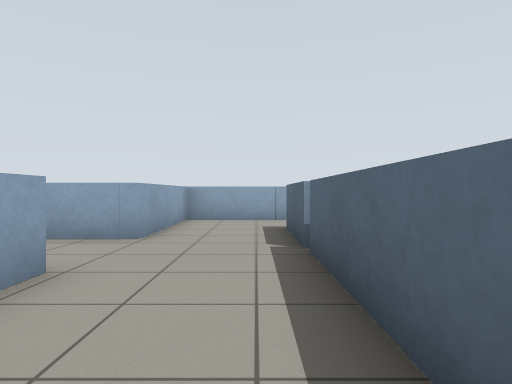
view 1 (above)

23 first-person views from a walk through a Gazebo world. The camera is 0.84 m above the floor, looks level and sees 75° across. The floor is counted in squares, 1 m on a side. Each view is taken from the middle of a square. On the plan, view 1 faces up. The plan holds only what a view shows up to about 11 squares ahead; the rest is blank.

view 2
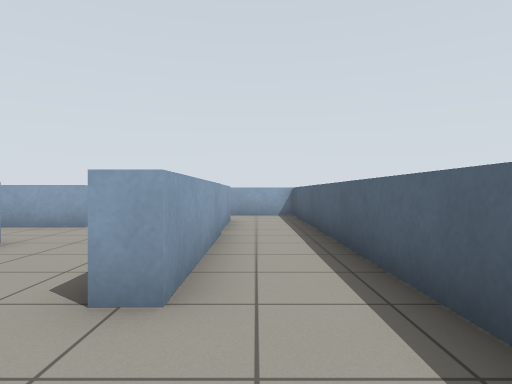

view 3
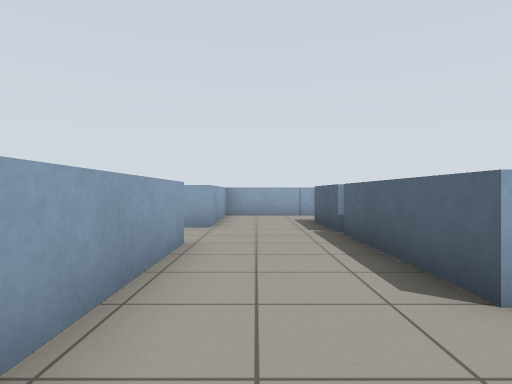

view 4
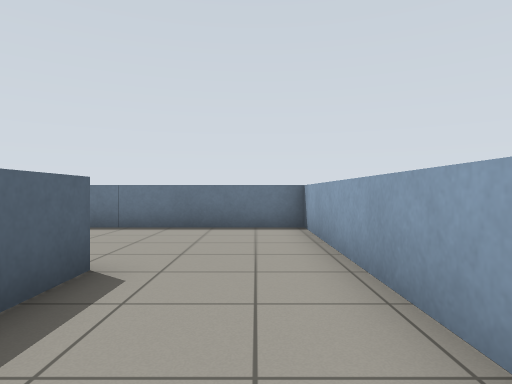

view 5
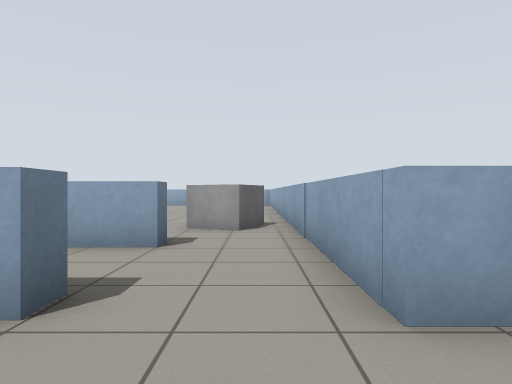

view 6
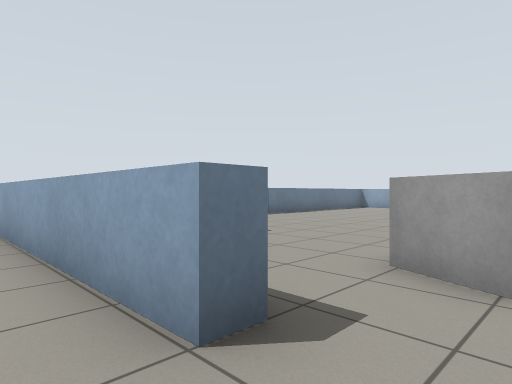

view 7
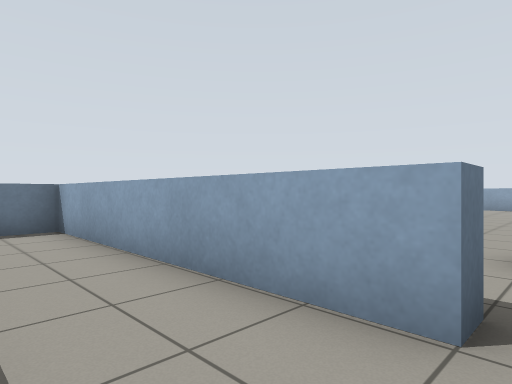

view 8
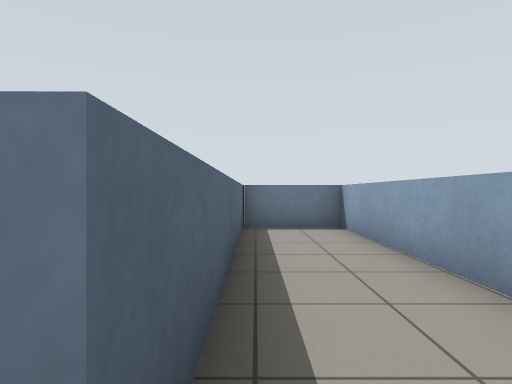

view 9
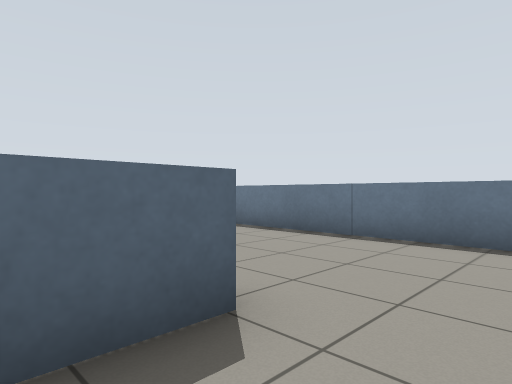

view 10
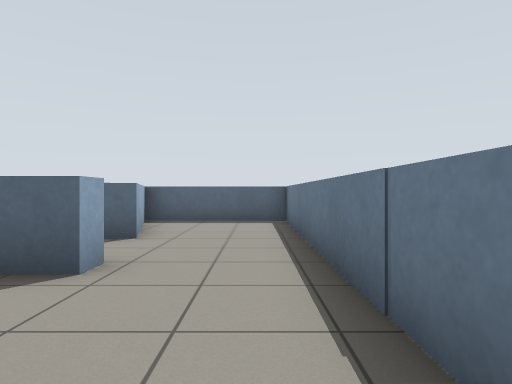

view 11
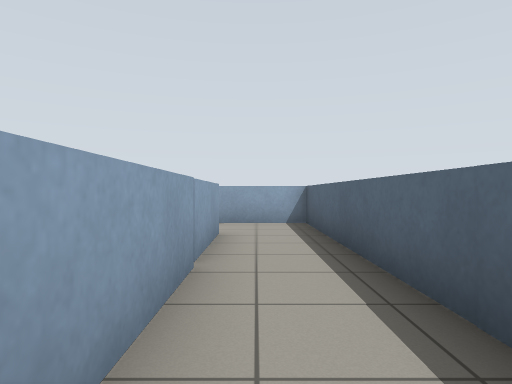

view 12
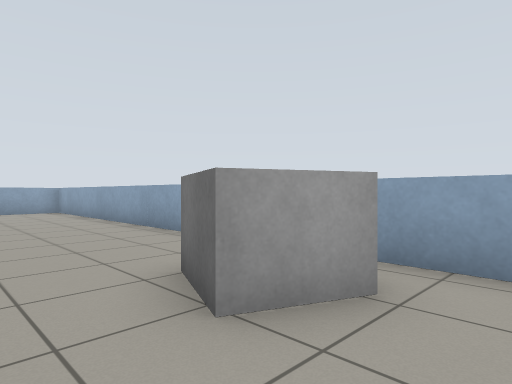

view 13
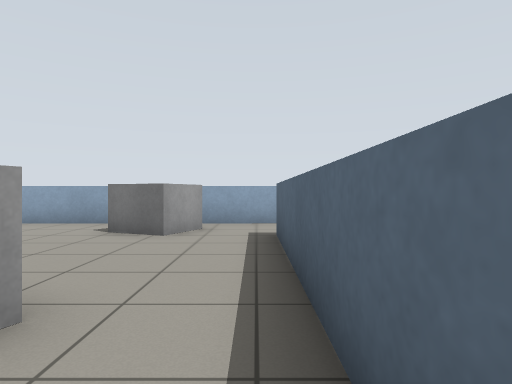

view 14
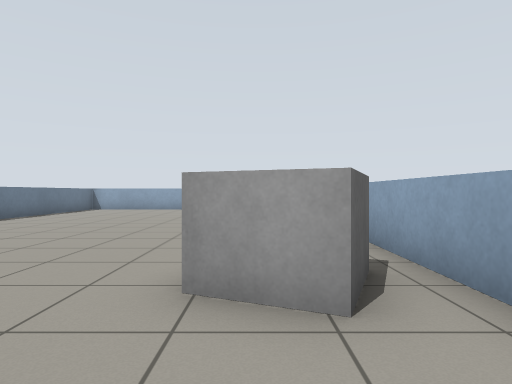

view 15
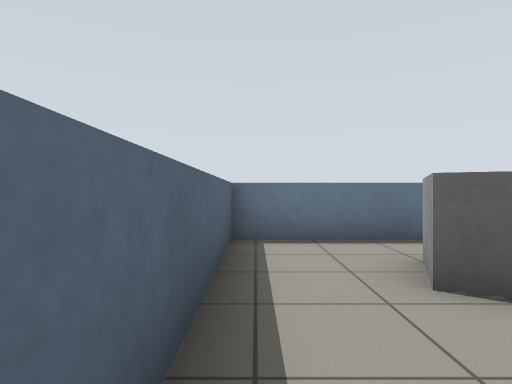

view 16
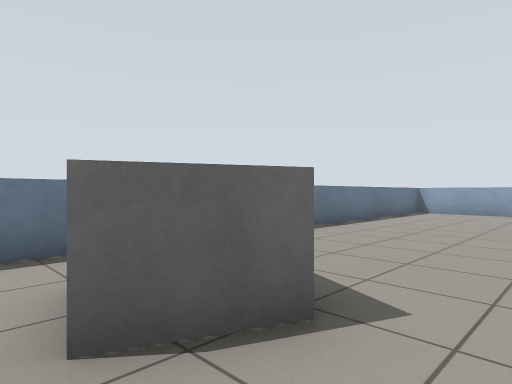

view 17
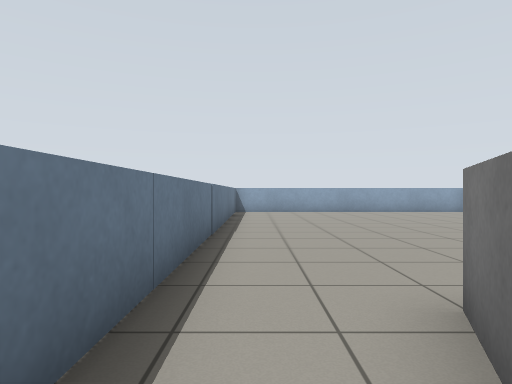

view 18
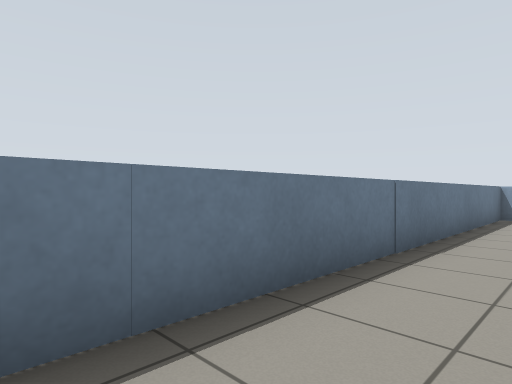

view 19
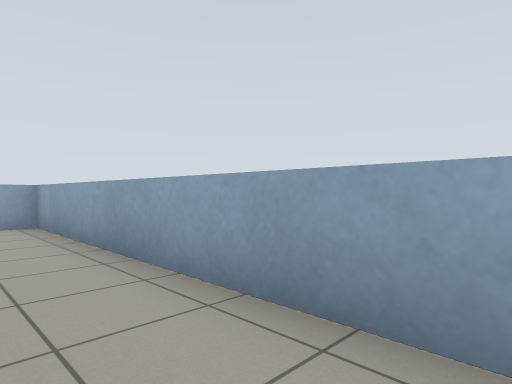

view 20
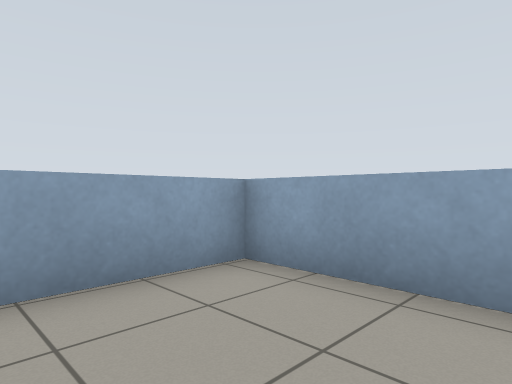

view 21
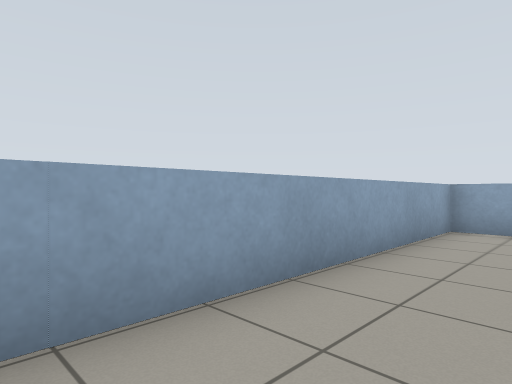

view 22
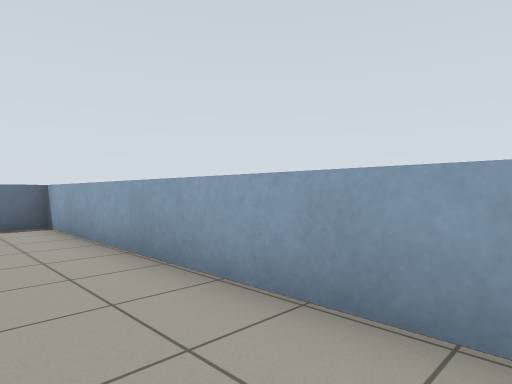

view 23
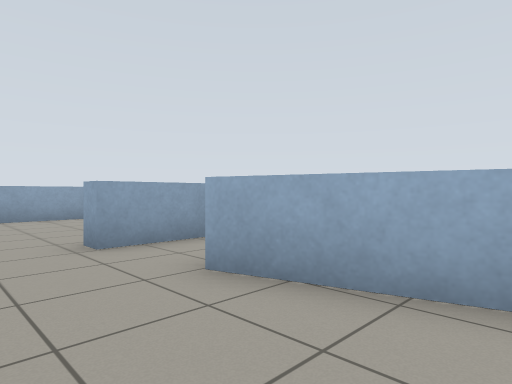

### Floor plan
Points are (right, up) in squares from view 1. A wall is a line through its corners. A room is listed if a view was taken in it or the views show most of it. See-through windows are left out.
Room 1 (views 1, 2, 3, 4, 5, 9, 10, 11)
walls: (1.3, 4.7) (1.3, 0.4) (0.8, 0.4) (0.8, 4.7); (3.9, -1.2) (3.4, -1.2) (3.3, 10) (1.5, 10); (-2.2, 3.5) (-2.2, -3.9) (4.4, -3.9); (1.3, 7.7) (1.3, 5)
ways out: opening at (-2, 4.5) to room 2; opening at (4, -2.5) to room 4; opening at (-0.5, 6.5) to room 5; opening at (1, 8.5) to room 5
Room 2 (views 6, 7, 8, 14)
walls: (-5.6, 3.4) (-5.1, 3.5) (-5, -3.9) (-2.7, -3.9) (-2.7, 3.5) (-2.2, 3.5); (-2.2, 5.9) (-5.4, 5.9)
ways out: opening at (-2, 4.5) to room 1; opening at (-5, 4.5) to room 3
Room 3 (views 12, 13, 15, 16, 17, 18, 19, 20, 21, 22)
walls: (-5.4, 5.9) (-21.1, 5.9) (-21, -3.9) (-5.6, -3.9) (-5.6, 3.4)
ways out: opening at (-5, 4.5) to room 2
objects: grey box (-9, -2) to (-8, -1); grey box (-9, 4) to (-7, 5)
Room 4 (view 23)
walls: (9.3, 0.1) (6.1, -0.8) (5.9, -0.2); (4.4, -3.9) (9.6, -3.9)
low walls: (9.6, -3.9) (9.6, 0.3)
ways out: opening at (4, -2.5) to room 1; opening at (5, 0)
Room 5 (no view inside)
walls: (1.5, 10) (-2.2, 10) (-2.2, 5.9); (0.8, 5) (0.8, 7.7)
ways out: opening at (-0.5, 6.5) to room 1; opening at (1, 8.5) to room 1

Where each view was taken, in squares from view 1:
view 1: 0 up, 0 right, facing up
view 2: 2 down, 2 right, facing up
view 3: 2 down, 1 left, facing up
view 4: 4 up, 1 left, facing down
view 5: 5 up, 0 right, facing left
view 6: 5 up, 4 left, facing down-left
view 7: 4 up, 3 left, facing down-left
view 8: 4 up, 3 left, facing down
view 9: 2 up, 1 left, facing down-right
view 10: 3 down, 0 right, facing right
view 11: 1 up, 2 right, facing up
view 12: 2 up, 6 left, facing up-left
view 13: 3 down, 6 left, facing up
view 14: 4 up, 5 left, facing left
view 15: 2 up, 6 left, facing down
view 16: 1 up, 7 left, facing down-left
view 17: 3 down, 7 left, facing left
view 18: 2 down, 9 left, facing down-left
view 19: 4 up, 12 left, facing up-left
view 20: 3 up, 18 left, facing up-left
view 21: 2 down, 19 left, facing up-left
view 22: 5 up, 19 left, facing down-left
view 23: 3 down, 9 right, facing up-left
